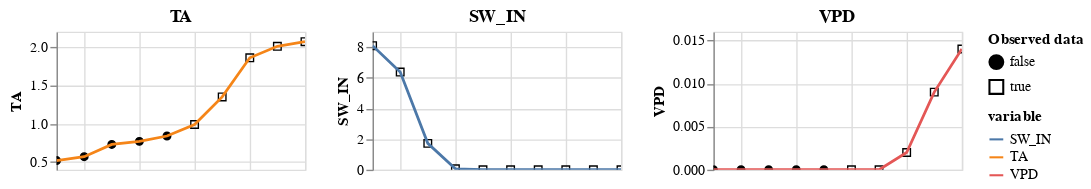

Source (notebook cell):
### Code cell
a_gap(m(3)).show()

### Figure 1 — Vega-Lite specification as saved in the notebook (floating-point values rounded to 4 significant figures)
{"config": {"view": {"continuousWidth": 400, "continuousHeight": 300}}, "vconcat": [{"hconcat": [{"layer": [{"mark": {"type": "point", "color": "black", "fillOpacity": 1, "strokeWidth": 1}, "encoding": {"fill": {"field": "is_present", "legend": {"title": ["Observed data"]}, "scale": {"range": ["black", "#ffffff00"]}, "type": "nominal"}, "shape": {"field": "is_present", "type": "nominal"}, "x": {"axis": {"domain": false, "labels": false, "ticks": false, "title": null}, "field": "time", "type": "temporal"}, "y": {"field": "value", "scale": {"zero": false}, "title": "TA", "type": "quantitative"}}}, {"mark": "line", "encoding": {"color": {"field": "variable", "type": "nominal"}, "x": {"field": "time", "type": "temporal"}, "y": {"field": "value", "scale": {"zero": false}, "title": "TA", "type": "quantitative"}}, "name": "view_5"}], "height": 100, "title": "TA", "width": 180}, {"layer": [{"mark": {"type": "point", "color": "black", "fillOpacity": 1, "strokeWidth": 1}, "encoding": {"fill": {"field": "is_present", "legend": {"title": ["Observed data"]}, "scale": {"range": ["black", "#ffffff00"]}, "type": "nominal"}, "shape": {"field": "is_present", "type": "nominal"}, "x": {"axis": {"domain": false, "labels": false, "ticks": false, "title": null}, "field": "time", "type": "temporal"}, "y": {"field": "value", "scale": {"zero": false}, "title": "SW_IN", "type": "quantitative"}}}, {"mark": "line", "encoding": {"color": {"field": "variable", "type": "nominal"}, "x": {"field": "time", "type": "temporal"}, "y": {"field": "value", "scale": {"zero": false}, "title": "SW_IN", "type": "quantitative"}}, "name": "view_6"}], "data": {"name": "data-c3a60f1c986b6caa7e65dff6e5822e40"}, "height": 100, "title": "SW_IN", "width": 180}, {"layer": [{"mark": {"type": "point", "color": "black", "fillOpacity": 1, "strokeWidth": 1}, "encoding": {"fill": {"field": "is_present", "legend": {"title": ["Observed data"]}, "scale": {"range": ["black", "#ffffff00"]}, "type": "nominal"}, "shape": {"field": "is_present", "type": "nominal"}, "x": {"axis": {"domain": false, "labels": false, "ticks": false, "title": null}, "field": "time", "type": "temporal"}, "y": {"field": "value", "scale": {"zero": false}, "title": "VPD", "type": "quantitative"}}}, {"mark": "line", "encoding": {"color": {"field": "variable", "type": "nominal"}, "x": {"field": "time", "type": "temporal"}, "y": {"field": "value", "scale": {"zero": false}, "title": "VPD", "type": "quantitative"}}, "name": "view_7"}], "data": {"name": "data-b515775ddfb81c914376c617816a3fce"}, "height": 100, "title": "VPD", "width": 180}], "data": {"name": "data-c216e5a4167f549263b7fefd6be27b9a"}}, {"hconcat": []}, {"hconcat": []}, {"hconcat": []}], "params": [{"name": "param_9", "select": {"type": "interval", "encodings": ["x"]}, "bind": "scales", "views": ["view_5", "view_6", "view_7"]}], "$schema": "https://vega.github.io/schema/vega-lite/v5.2.0.json", "datasets": {"data-c216e5a4167f549263b7fefd6be27b9a": [{"time": "2000-01-01T15:30:00", "variable": "TA", "value": 0.52, "is_present": false}, {"time": "2000-01-01T16:00:00", "variable": "TA", "value": 0.57, "is_present": false}, {"time": "2000-01-01T16:30:00", "variable": "TA", "value": 0.73, "is_present": false}, {"time": "2000-01-01T17:00:00", "variable": "TA", "value": 0.77, "is_present": false}, {"time": "2000-01-01T17:30:00", "variable": "TA", "value": 0.84, "is_present": false}, {"time": "2000-01-01T18:00:00", "variable": "TA", "value": 0.99, "is_present": true}, {"time": "2000-01-01T18:30:00", "variable": "TA", "value": 1.35, "is_present": true}, {"time": "2000-01-01T19:00:00", "variable": "TA", "value": 1.86, "is_present": true}, {"time": "2000-01-01T19:30:00", "variable": "TA", "value": 2.01, "is_present": true}, {"time": "2000-01-01T20:00:00", "variable": "TA", "value": 2.07, "is_present": true}], "data-c3a60f1c986b6caa7e65dff6e5822e40": [{"time": "2000-01-01T15:30:00", "variable": "SW_IN", "value": 8.09, "is_present": true}, {"time": "2000-01-01T16:00:00", "variable": "SW_IN", "value": 6.37, "is_present": true}, {"time": "2000-01-01T16:30:00", "variable": "SW_IN", "value": 1.72, "is_present": true}, {"time": "2000-01-01T17:00:00", "variable": "SW_IN", "value": 0.06, "is_present": true}, {"time": "2000-01-01T17:30:00", "variable": "SW_IN", "value": 0.0, "is_present": true}, {"time": "2000-01-01T18:00:00", "variable": "SW_IN", "value": 0.0, "is_present": true}, {"time": "2000-01-01T18:30:00", "variable": "SW_IN", "value": 0.0, "is_present": true}, {"time": "2000-01-01T19:00:00", "variable": "SW_IN", "value": 0.0, "is_present": true}, {"time": "2000-01-01T19:30:00", "variable": "SW_IN", "value": 0.0, "is_present": true}, {"time": "2000-01-01T20:00:00", "variable": "SW_IN", "value": 0.0, "is_present": true}], "data-b515775ddfb81c914376c617816a3fce": [{"time": "2000-01-01T15:30:00", "variable": "VPD", "value": 0.0, "is_present": false}, {"time": "2000-01-01T16:00:00", "variable": "VPD", "value": 0.0, "is_present": false}, {"time": "2000-01-01T16:30:00", "variable": "VPD", "value": 0.0, "is_present": false}, {"time": "2000-01-01T17:00:00", "variable": "VPD", "value": 0.0, "is_present": false}, {"time": "2000-01-01T17:30:00", "variable": "VPD", "value": 0.0, "is_present": false}, {"time": "2000-01-01T18:00:00", "variable": "VPD", "value": 0.0, "is_present": true}, {"time": "2000-01-01T18:30:00", "variable": "VPD", "value": 0.0, "is_present": true}, {"time": "2000-01-01T19:00:00", "variable": "VPD", "value": 0.002, "is_present": true}, {"time": "2000-01-01T19:30:00", "variable": "VPD", "value": 0.009, "is_present": true}, {"time": "2000-01-01T20:00:00", "variable": "VPD", "value": 0.014, "is_present": true}]}}
